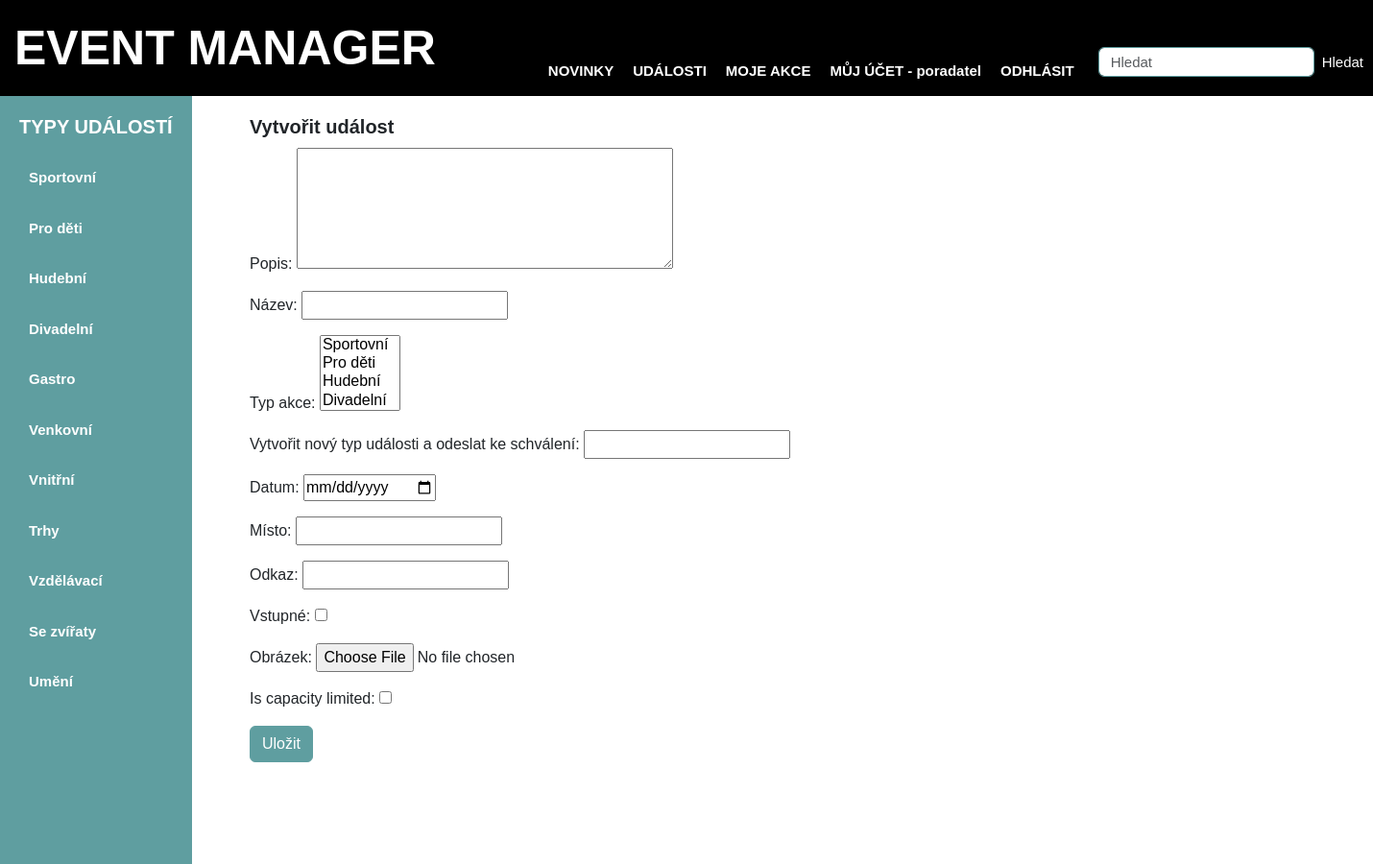
Screenshot of /events/create (signed in) with the database file from the repository.
### viewer/models.py (models this page shows)
class EventType(Model):
    name = CharField(max_length=128)
    is_approved = models.BooleanField(default=False)  # Výchozí hodnota je False (ne schváleno)
    class Meta:
        permissions = [
            ('custom_add_eventtype', 'Can add event type'),  # změňte název na něco jedinečného
        ]
    def __str__(self):
        return self.name

### viewer/views.py (the view, shortened to what this page needs)
# urls.py: path('events/create', EventCreateView.as_view(), name='event_create'),
class EventCreateView(PermissionRequiredMixin, CreateView):
  template_name = 'event_update_create_form.html'
  form_class = EventForm
  success_url = reverse_lazy('events')
  permission_required = 'viewer.add_event'

### viewer/forms.py (shortened to what this page needs)
class EventForm(ModelForm):
  class Meta:
    model = Event
    exclude = ['attendees']

### viewer/views.py (called while the page is built)
def global_data(request):
    data = EventType.objects.filter(is_approved=True)
    return {'type_list': data}

### viewer/templates/event_update_create_form.html (shortened to what this page needs)
{% extends "base.html" %}
{% block content %}
    <h3>Vytvořit událost</h3>
    <form method="post" enctype="multipart/form-data">
        {{ form.as_p }}
        <input type="submit" value="Uložit" class="btn btn-primary">
    </form>
{% endblock %}

### viewer/templates/base.html (shortened to what this page needs)
<!DOCTYPE html>
<html lang="cs">
<head>
    <link href="https://cdn.jsdelivr.net/npm/bootstrap@5.3.0/dist/css/bootstrap.min.css" rel="stylesheet">
    {% load static %}
    <link rel="stylesheet" href="{% static 'styles.css' %}">
</head>
<body>
    <nav class="header">
        <div class="logo">EVENT MANAGER</div>
        <nav class="nav-bar">
            <a href="{% url 'main_page' %}">NOVINKY</a>
            <a href="{% url 'events' %}">UDÁLOSTI</a>
            {% if request.user.is_authenticated %}
                <a href="{% url 'my_attendees' %}">MOJE AKCE</a>
                <a href="{% url 'my_page' %}">MŮJ ÚČET - {{ request.user.username }}</a>
                <a href="{% url 'logout' %}">ODHLÁSIT</a>
            {% else %}
                <a href="{% url 'sign_up' %}">REGISTRACE</a>
                <a href="{% url 'login' %}">PŘIHLÁŠENÍ</a>
            {% endif %}
            <form class="d-flex" method="get" action="{% url 'search' %}">
                <input type="text" name="query" class="form-control me-2" placeholder="Hledat" aria-label="Search" required="" id="id_query">
                <button class="btn btn-outline-success" type="submit">Hledat</button>
            </form>
        </nav>
    </nav>
    <div class="container">
        <div class="left-sidebar">
            <h3>TYPY UDÁLOSTÍ</h3>
            <ul>
                {% for type in type_list %}
                    {% if type.is_approved %}
                        <li><a href="{% url 'type_filter' type.pk %}">{{ type.name }}</a></li>
                    {% endif %}
                {% endfor %}
            </ul>
        </div>
        <div class="content">
            <div>
                {% block content %}{% endblock %}
            </div>
        </div>
    </div>
    </body>
</html>

### viewer/static/styles.css (style rules this page uses)
body { font-family: RijksText, Arial, sans-serif; margin: 0px }
.header { display: flex; justify-content: space-between; align-items: center; padding-left: 10px; margin-top: 0px; background-color: #000; margin-left: 0px !important; margin-right: 0px; }
.logo { font-size: 50px; font-weight: bold; color: white; margin-left: 5px !important; }
.nav-bar { display: flex; font-size: 18px; justify-content: center; gap: 10px; align-items: flex-end; background-color: #000; margin-right: 10px; margin-bottom: 10px; min-height: 90px; }
.nav-bar a { text-decoration: none; padding: 5px; color: white; }
.container { display: flex; background-color: #FFFFFF !important; padding: 0px; min-height: 100vh; margin-left: 0px !important; }
.content { flex-grow: 1; padding-top: 20px; padding-left: 40px; padding-right: 0px; min-width: 1200px; }
.left-sidebar { width: 200px; min-width: 200px; padding: 20px; background-color: #5F9EA0; border: 0px solid #ddd; font-size: 20px; margin-right: 20px; }
.left-sidebar h3 { margin-bottom: 20px; color: white; }
.left-sidebar ul { list-style-type: none; padding-left: 0; margin: 10; }
.left-sidebar li { margin-bottom: 10px; }
.left-sidebar a { color: white; text-decoration: none; display: block; border-radius: 5px; padding: 10px; }
h3 { margin-bottom: 10px; font-size: 20px; font-weight: bold; }
a { font-size: 15px; }
.form-control { margin: 10px; display: block; width: 100%; padding: 0.375rem 0.75rem; font-size: 15px; line-height: 1; color: #495057; background-color: #fff; background-clip: padding-box; border: 1px solid #5F9EA0; }
.btn-outline-success { background-color: #000000; color: white; border: none; padding: 15px 0px; height: 5px; border-radius: 5px; font-size: 15px; cursor: pointer; margin: 0px 0 15px 0; }
.btn-primary { background-color: #5F9EA0; color: white; border-color: #5F9EA0; }
a { color: #000; text-decoration: none; font-weight: bold; font-size: 15px; }

### rows the page displays
EventType: name "Sportovní"
EventType: name "Pro děti"
EventType: name "Hudební"
EventType: name "Divadelní"
EventType: name "Gastro"
EventType: name "Venkovní"
EventType: name "Vnitřní"
EventType: name "Trhy"
EventType: name "Vzdělávací"
EventType: name "Se zvířaty"
EventType: name "Umění"

### other values shown
{{ request.user.username }} "poradatel"
